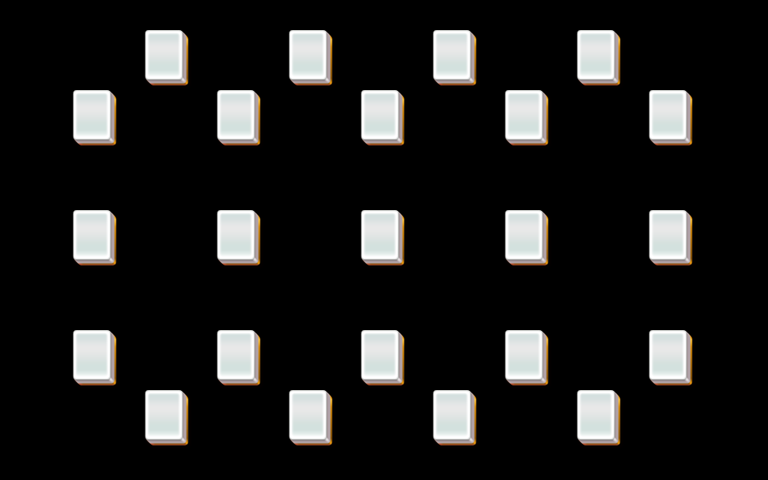

Tiled map render using the project's own tile images. Description and the map definition, with tile-layer contents summarised, below:
An orthogonal 32x16 tile map with 24x30 px tiles, 4 tile layers (layer1, layer2, layer3, layer4).

<map version="1.0" orientation="orthogonal" width="32" height="16" tilewidth="24" tileheight="30">
 <properties>
  <property name="species" value="30" />
 </properties>
 <tileset firstgid="1" name="mahjong" tilewidth="48" tileheight="60">
  <image source="mahjong.png" />
 </tileset>
 <layer name="layer1" width="32" height="16">
  <data>[512 cells, 23 non-empty, 1 distinct tile ids]</data>
 </layer>
 <layer name="layer2" width="32" height="16">
  <data>[512 cells, 23 non-empty, 1 distinct tile ids]</data>
 </layer>
 <layer name="layer3" width="32" height="16">
  <data>[512 cells, 23 non-empty, 1 distinct tile ids]</data>
 </layer>
 <layer name="layer4" width="32" height="16">
  <data>[512 cells, 23 non-empty, 1 distinct tile ids]</data>
 </layer>
</map>
